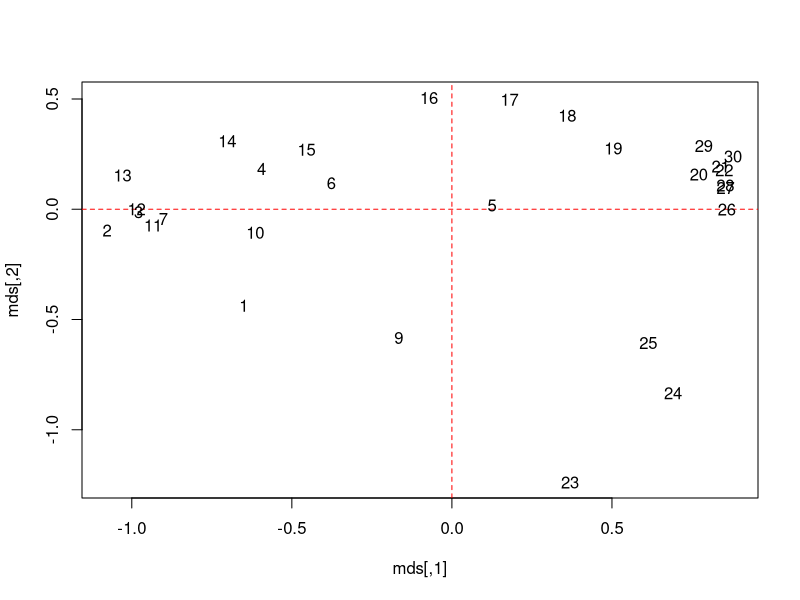
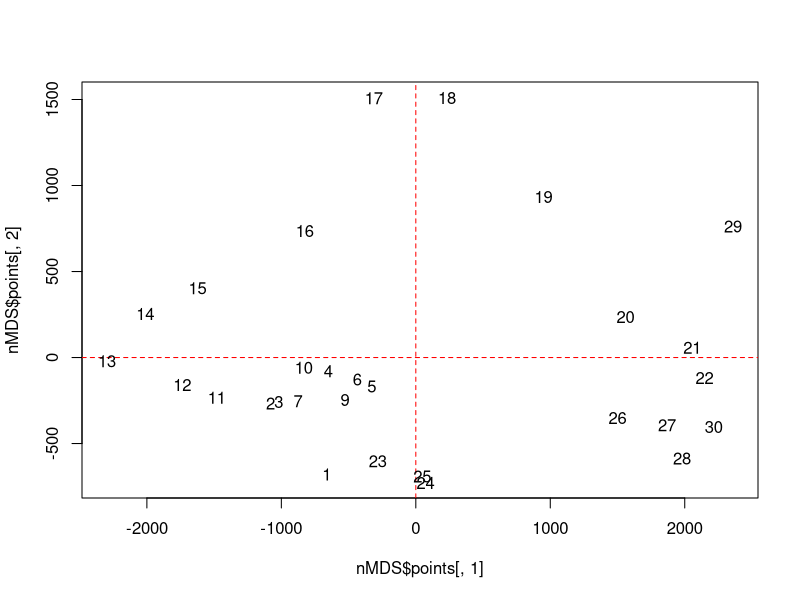
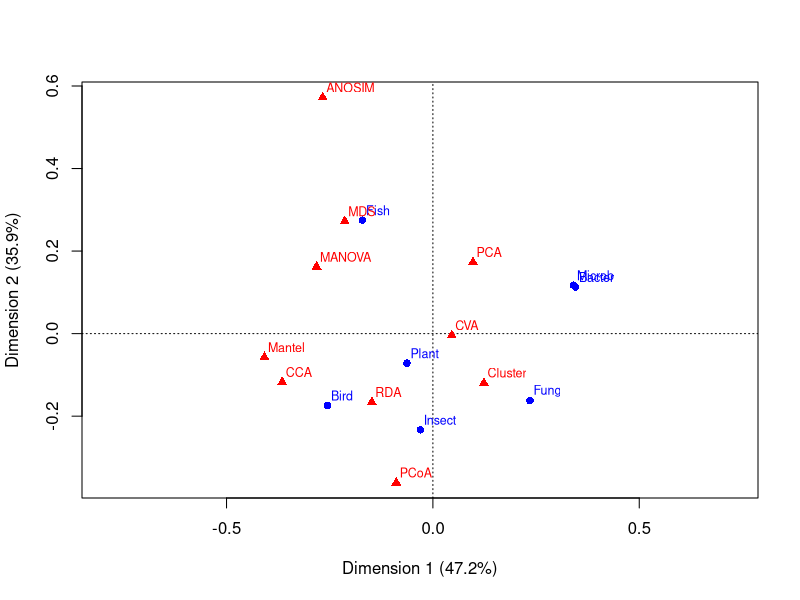
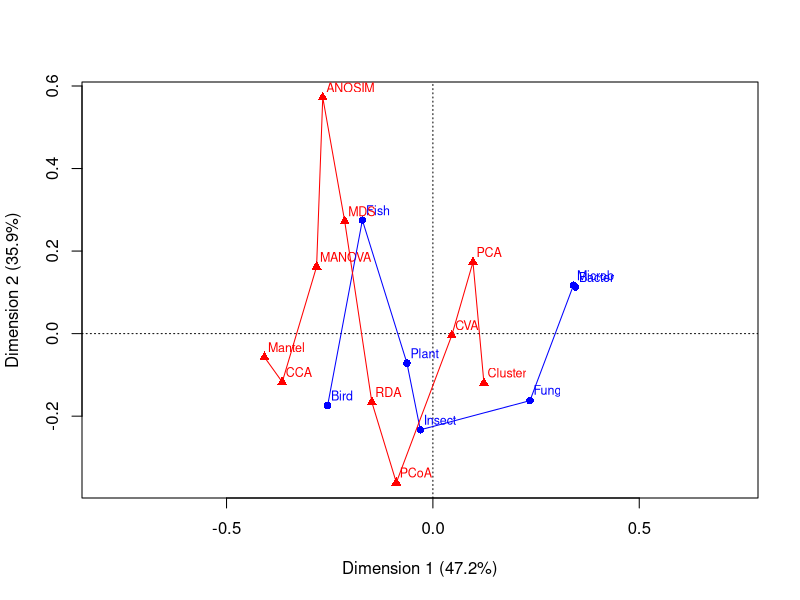
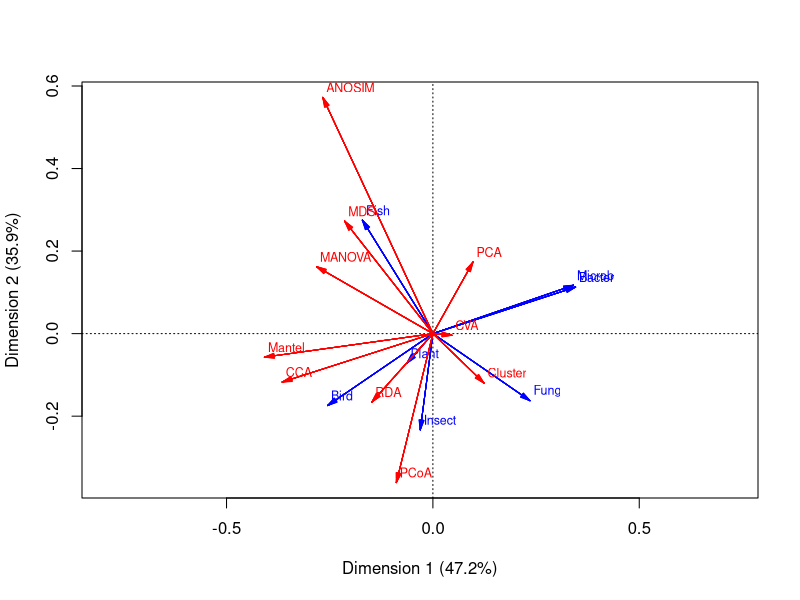
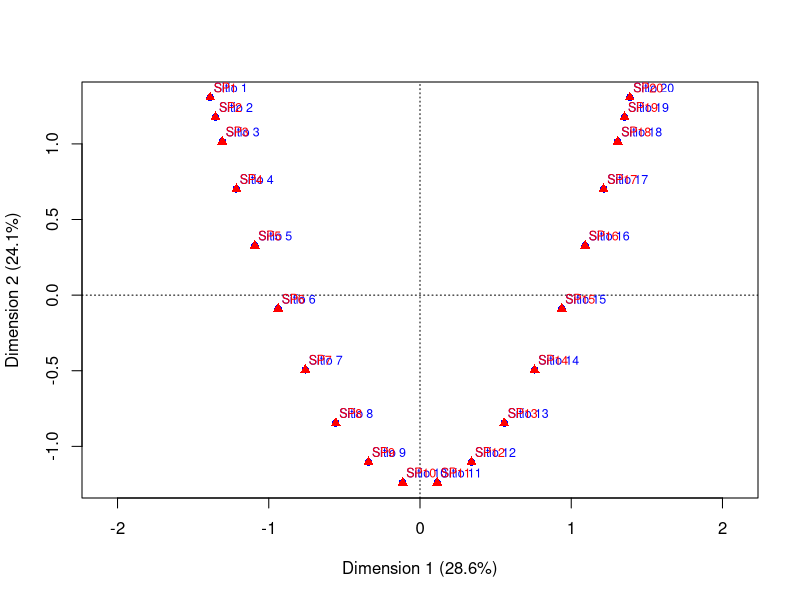
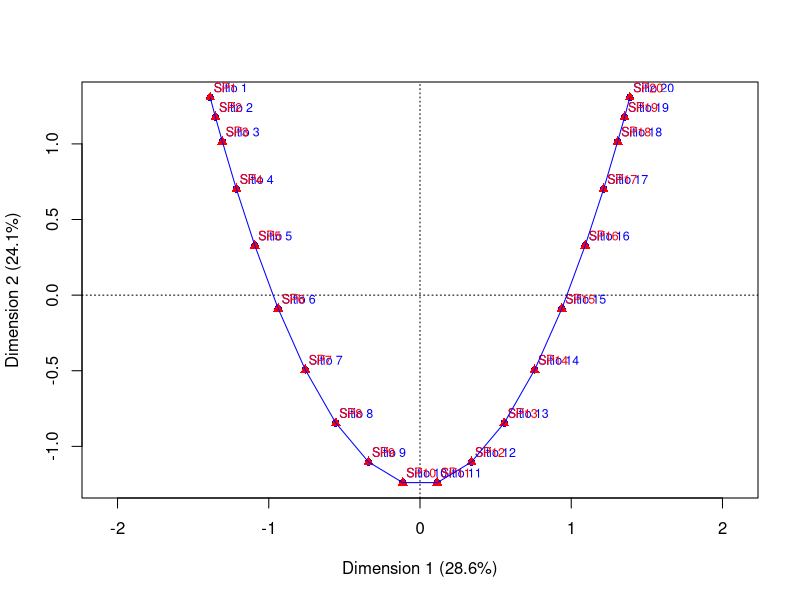
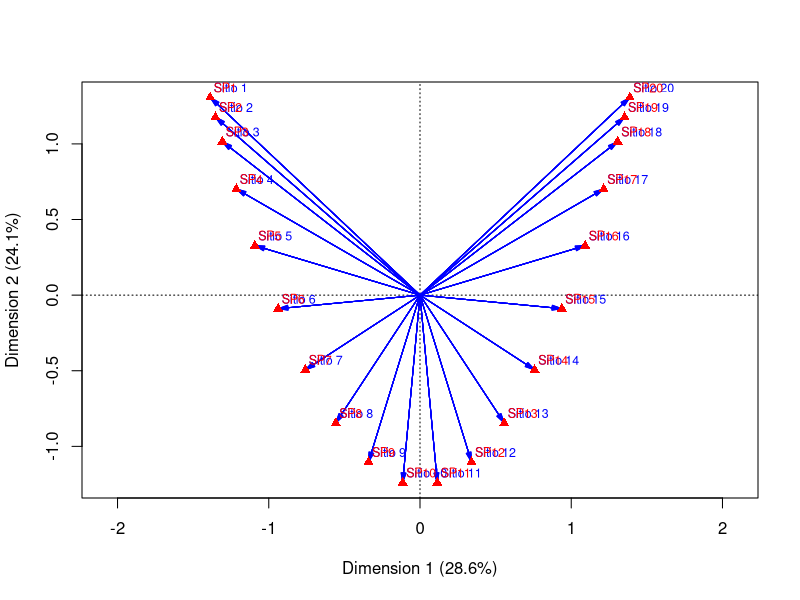

Write the R code that produced these figures, in order.
## ---- chunk 1
peces <- read.csv2("peces.csv", row.names = 1)
sumEsp  <- apply(peces,1,sum)
peces   <- peces[sumEsp!=0,]
require(vegan)
peces.perfil <- decostand(peces, method = "total")
mat_dist <- dist(peces.perfil, method = "manhattan")
print(mat_dist)
mds <- cmdscale(mat_dist)
plot(mds, type = "n")
abline(h = 0, col = "red", lty = 2)
abline(v = 0, col = "red", lty = 2)
text(mds[,1], mds[,2], labels = row.names(peces.perfil))
## ---- chunk 2
peces <- read.csv2("peces.csv", row.names = 1)
sumEsp  <- apply(peces,1,sum)
peces   <- peces[sumEsp!=0,]
require(vegan)
peces.perfil <- decostand(peces, method = "normalize")
mat_dist <- dist(peces.perfil, method = "minkowski", p = 1/3)
print(mat_dist)
require(MASS)
nMDS <- isoMDS(mat_dist)
plot(nMDS$points[,1], nMDS$points[,2], type = "n")
abline(h = 0, col = "red", lty = 2)
abline(v = 0, col = "red", lty = 2)
text(nMDS$points[,1], nMDS$points[,2], labels = row.names(peces.perfil))
## ---- chunk 3
t1 <- read.csv2("tablaCont.csv", row.names = 1)
t1
margin.table(as.matrix(t1), 1)
margin.table(as.matrix(t1), 2)
chi1 <- chisq.test(t1)
print(chi1)
print(chi1$observed)
print(chi1$expected)

require(ca)
ca_t1 <- ca(t1)
ca_t1
plot(ca_t1)
plot(ca_t1, lines = TRUE)
plot(ca_t1, arrows = c(TRUE, TRUE))
## ---- chunk 4
ejemplo1 <- read.csv2("ejemplo1_sitio.csv", row.names = 1)
row.names(ejemplo1) <- paste("Sitio", row.names(ejemplo1))
ejemplo1
require(ca) 
ca1 <- ca(ejemplo1)
ca1
plot(ca1)
plot(ca1, lines = c(TRUE, FALSE))
plot(ca1, arrows = c(TRUE, FALSE))
require(vegan)
dca1 <- decorana(ejemplo1)
dca1
plot(dca1)
## ---- chunk 5
peces   <- read.csv2("peces.csv", row.names = 1)
ambient <- read.csv2("ambientales.csv",enc="latin1",row.names=1)

sumEsp  <- apply(peces,1,sum)
peces   <- peces[sumEsp!=0,]
ambient <- ambient[sumEsp!=0,]

require(vegan)
peces.hell <- decostand(peces, "hell")
pca <- rda(peces.hell)
print(summary(pca))
plot(pca)

rda1 <- rda(peces.hell ~ das, data = ambient)
print(summary(rda1))
plot(rda1)

rda2 <- rda(peces.hell ~ ., data = ambient)
print(summary(rda2))
plot(rda2)

## ---- chunk 6
peces   <- read.csv2("peces.csv", row.names = 1)
ambient <- read.csv2("ambientales.csv",enc="latin1",row.names=1)

sumEsp  <- apply(peces,1,sum)
peces   <- peces[sumEsp!=0,]
ambient <- ambient[sumEsp!=0,]

require(vegan)

cca1 <- cca(peces)
print(summary(cca1))

plot(cca1)

cca2 <- cca(peces, ambient)
print(summary(cca2))

plot(cca2)
